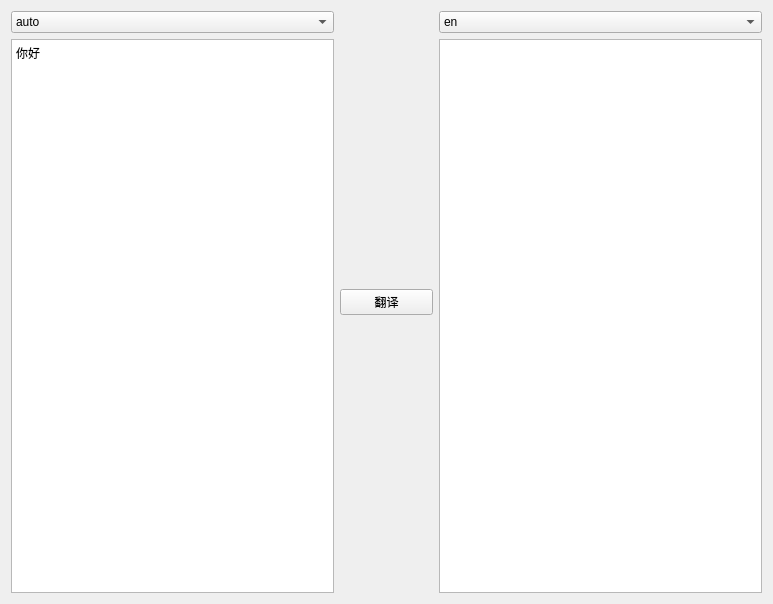
<?xml version="1.0" encoding="UTF-8"?>
<ui version="4.0">
 <class>Widget</class>
 <widget class="QWidget" name="Widget">
  <property name="geometry">
   <rect>
    <x>0</x>
    <y>0</y>
    <width>773</width>
    <height>604</height>
   </rect>
  </property>
  <property name="minimumSize">
   <size>
    <width>400</width>
    <height>300</height>
   </size>
  </property>
  <property name="maximumSize">
   <size>
    <width>773</width>
    <height>604</height>
   </size>
  </property>
  <property name="windowTitle">
   <string>Widget</string>
  </property>
  <layout class="QHBoxLayout" name="horizontalLayout">
   <item>
    <layout class="QVBoxLayout" name="verticalLayout">
     <item>
      <widget class="QComboBox" name="src_comboBox">
       <item>
        <property name="text">
         <string>auto</string>
        </property>
       </item>
       <item>
        <property name="text">
         <string>zh</string>
        </property>
       </item>
       <item>
        <property name="text">
         <string>en</string>
        </property>
       </item>
       <item>
        <property name="text">
         <string>yue</string>
        </property>
       </item>
       <item>
        <property name="text">
         <string>wyw</string>
        </property>
       </item>
       <item>
        <property name="text">
         <string>jp</string>
        </property>
       </item>
      </widget>
     </item>
     <item>
      <widget class="QTextEdit" name="src_textEdit">
       <property name="sizePolicy">
        <sizepolicy hsizetype="Expanding" vsizetype="Expanding">
         <horstretch>0</horstretch>
         <verstretch>0</verstretch>
        </sizepolicy>
       </property>
       <property name="minimumSize">
        <size>
         <width>0</width>
         <height>0</height>
        </size>
       </property>
       <property name="maximumSize">
        <size>
         <width>323</width>
         <height>557</height>
        </size>
       </property>
       <property name="html">
        <string>&lt;!DOCTYPE HTML PUBLIC &quot;-//W3C//DTD HTML 4.0//EN&quot; &quot;http://www.w3.org/TR/REC-html40/strict.dtd&quot;&gt;
&lt;html&gt;&lt;head&gt;&lt;meta name=&quot;qrichtext&quot; content=&quot;1&quot; /&gt;&lt;style type=&quot;text/css&quot;&gt;
p, li { white-space: pre-wrap; }
&lt;/style&gt;&lt;/head&gt;&lt;body style=&quot; font-family:'SimSun'; font-size:9pt; font-weight:400; font-style:normal;&quot;&gt;
&lt;p style=&quot; margin-top:0px; margin-bottom:0px; margin-left:0px; margin-right:0px; -qt-block-indent:0; text-indent:0px;&quot;&gt;&lt;span style=&quot; font-family:'SimSun';&quot;&gt;你好&lt;/span&gt;&lt;/p&gt;&lt;/body&gt;&lt;/html&gt;</string>
       </property>
      </widget>
     </item>
    </layout>
   </item>
   <item>
    <widget class="QPushButton" name="btn">
     <property name="text">
      <string>翻译</string>
     </property>
    </widget>
   </item>
   <item>
    <layout class="QVBoxLayout" name="verticalLayout_2">
     <item>
      <widget class="QComboBox" name="dst_comboBox">
       <item>
        <property name="text">
         <string>en</string>
        </property>
       </item>
       <item>
        <property name="text">
         <string>zh</string>
        </property>
       </item>
       <item>
        <property name="text">
         <string>yue</string>
        </property>
       </item>
       <item>
        <property name="text">
         <string>wyw</string>
        </property>
       </item>
       <item>
        <property name="text">
         <string>jp</string>
        </property>
       </item>
      </widget>
     </item>
     <item>
      <widget class="QTextEdit" name="dst_textEdit">
       <property name="minimumSize">
        <size>
         <width>0</width>
         <height>0</height>
        </size>
       </property>
       <property name="maximumSize">
        <size>
         <width>323</width>
         <height>557</height>
        </size>
       </property>
      </widget>
     </item>
    </layout>
   </item>
  </layout>
 </widget>
 <resources/>
 <connections/>
</ui>
